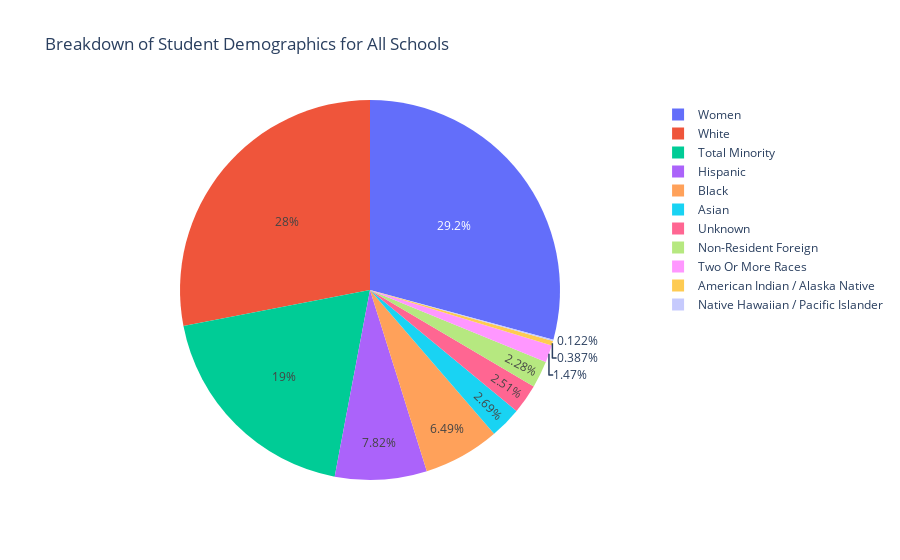

Notebook cell for this chart:
### Code cell
# Total
fig = px.pie(df_grouped, values = "enrollment", names = "category", title = "Breakdown of Student Demographics for All Schools")
fig

### Figure 1 — Plotly figure (JSON) as saved in the notebook; plotly's stock layout.template omitted (floating-point values rounded to 4 significant figures; data arrays with more than 128 entries replaced by an {"elided": "..."} marker saying what was removed)
{"data": [{"domain": {"x": [0, 1], "y": [0, 1]}, "hovertemplate": "category=%{label}<br>enrollment=%{value}<extra></extra>", "labels": {"elided": "23694 str values"}, "legendgroup": "", "name": "", "showlegend": true, "type": "pie", "values": {"elided": "23694 int values"}}], "layout": {"autosize": true, "legend": {"tracegroupgap": 0}, "title": {"text": "Breakdown of Student Demographics for All Schools"}}}
